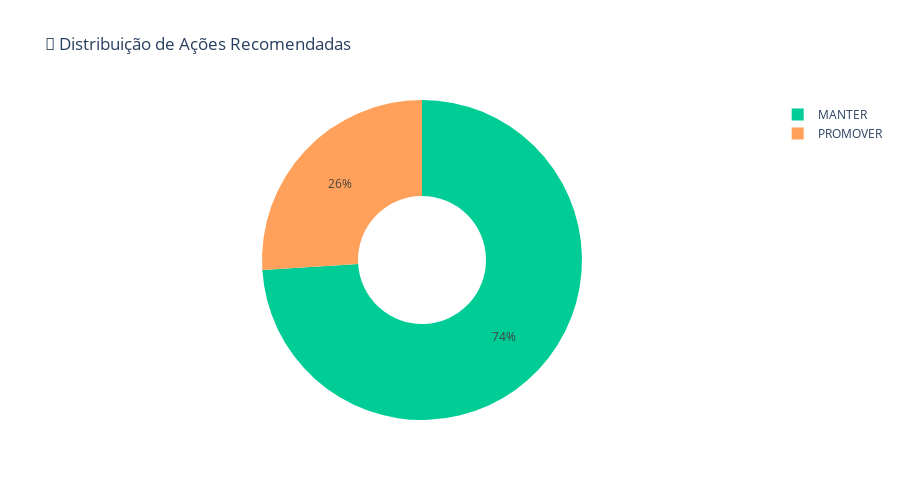

Notebook source saved alongside this figure:
### Code cell
# Visualização: Distribuição de predições
pred_dist = stats['predictions_distribution']

fig = go.Figure(data=[
    go.Pie(
        labels=list(pred_dist.keys()),
        values=list(pred_dist.values()),
        hole=0.4,
        marker=dict(colors=['#00CC96', '#FFA15A', '#EF553B'])
    )
])
fig.update_layout(
    title='🎯 Distribuição de Ações Recomendadas',
    height=500
)
fig.show()

### Figure 1 — Plotly figure (JSON) as saved in the notebook; plotly's stock layout.template omitted (floating-point values rounded to 4 significant figures)
{"data": [{"hole": 0.4, "labels": ["MANTER", "PROMOVER"], "marker": {"colors": ["#00CC96", "#FFA15A", "#EF553B"]}, "type": "pie", "values": [37, 13]}], "layout": {"height": 500, "title": {"text": "🎯 Distribuição de Ações Recomendadas"}}}
